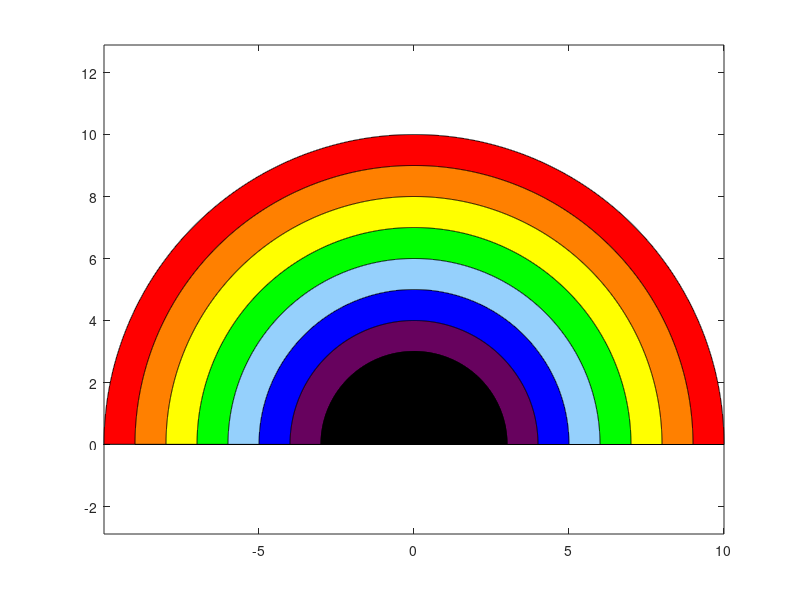

Recreate this plot in MATLAB.
figure;
pause(5);
t=0:0.001:pi;
x=10*cos(t);
y=10*sin(t);
fill(x,y,'r');
hold on;
x=9*cos(t);
y=9*sin(t);
patch(x,y,[1 0.5 0]);
hold on;
x=8*cos(t);
y=8*sin(t);
fill(x,y,'y');
hold on;
x=7*cos(t);
y=7*sin(t);
fill(x,y,'g');
hold on;
x=6*cos(t);
y=6*sin(t);
patch(x,y,[  0.5843    0.8157    0.9882]);
hold on;
x=5*cos(t);
y=5*sin(t);
fill(x,y,'b');
hold on;
x=4*cos(t);
y=4*sin(t);
patch(x,y,[0.4039    0.0078    0.3686]);
t=0:0.01:pi;
x=3*cos(t);
y=3*sin(t);
fill(x,y,'w');
patch(x,y,[0    0    0]);
axis equal;